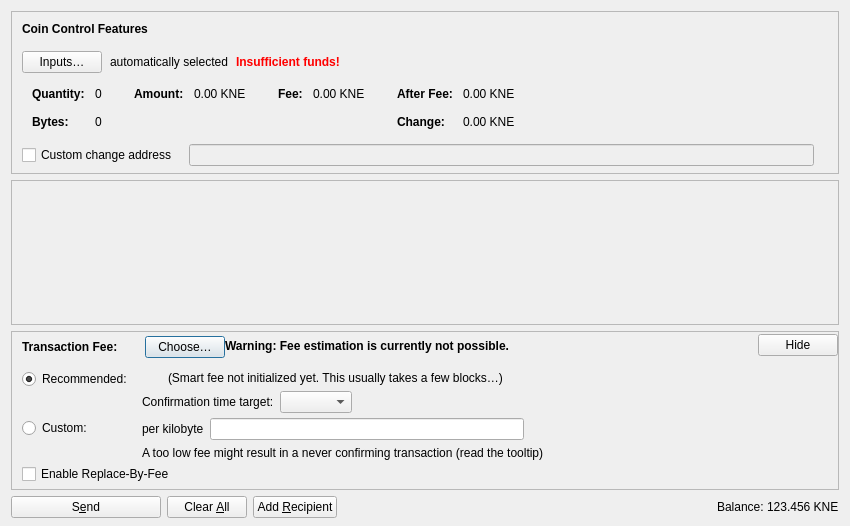
<?xml version="1.0" encoding="UTF-8"?>
<ui version="4.0">
 <class>SendCoinsDialog</class>
 <widget class="QDialog" name="SendCoinsDialog">
  <property name="geometry">
   <rect>
    <x>0</x>
    <y>0</y>
    <width>850</width>
    <height>526</height>
   </rect>
  </property>
  <property name="windowTitle">
   <string>Send Coins</string>
  </property>
  <layout class="QVBoxLayout" name="verticalLayout" stretch="0,1,0,0">
   <property name="bottomMargin">
    <number>8</number>
   </property>
   <item>
    <widget class="QFrame" name="frameCoinControl">
     <property name="sizePolicy">
      <sizepolicy hsizetype="Expanding" vsizetype="Expanding">
       <horstretch>0</horstretch>
       <verstretch>0</verstretch>
      </sizepolicy>
     </property>
     <property name="maximumSize">
      <size>
       <width>16777215</width>
       <height>16777215</height>
      </size>
     </property>
     <property name="frameShape">
      <enum>QFrame::StyledPanel</enum>
     </property>
     <property name="frameShadow">
      <enum>QFrame::Sunken</enum>
     </property>
     <layout class="QVBoxLayout" name="verticalLayoutCoinControl2">
      <property name="spacing">
       <number>0</number>
      </property>
      <property name="leftMargin">
       <number>0</number>
      </property>
      <property name="topMargin">
       <number>0</number>
      </property>
      <property name="rightMargin">
       <number>0</number>
      </property>
      <property name="bottomMargin">
       <number>6</number>
      </property>
      <item>
       <layout class="QVBoxLayout" name="verticalLayoutCoinControl" stretch="0,0,0,0,1">
        <property name="spacing">
         <number>0</number>
        </property>
        <property name="leftMargin">
         <number>10</number>
        </property>
        <property name="topMargin">
         <number>10</number>
        </property>
        <item>
         <layout class="QHBoxLayout" name="horizontalLayoutCoinControl1">
          <property name="bottomMargin">
           <number>15</number>
          </property>
          <item>
           <widget class="QLabel" name="labelCoinControlFeatures">
            <property name="sizePolicy">
             <sizepolicy hsizetype="Preferred" vsizetype="Maximum">
              <horstretch>0</horstretch>
              <verstretch>0</verstretch>
             </sizepolicy>
            </property>
            <property name="font">
             <font>
              <weight>75</weight>
              <bold>true</bold>
             </font>
            </property>
            <property name="styleSheet">
             <string notr="true">font-weight:bold;</string>
            </property>
            <property name="text">
             <string>Coin Control Features</string>
            </property>
           </widget>
          </item>
         </layout>
        </item>
        <item>
         <layout class="QHBoxLayout" name="horizontalLayoutCoinControl2" stretch="0,0,0,0">
          <property name="spacing">
           <number>8</number>
          </property>
          <property name="bottomMargin">
           <number>10</number>
          </property>
          <item>
           <widget class="QPushButton" name="pushButtonCoinControl">
            <property name="styleSheet">
             <string notr="true"/>
            </property>
            <property name="text">
             <string>Inputs…</string>
            </property>
            <property name="autoDefault">
             <bool>false</bool>
            </property>
           </widget>
          </item>
          <item>
           <widget class="QLabel" name="labelCoinControlAutomaticallySelected">
            <property name="text">
             <string>automatically selected</string>
            </property>
            <property name="margin">
             <number>5</number>
            </property>
           </widget>
          </item>
          <item>
           <widget class="QLabel" name="labelCoinControlInsuffFunds">
            <property name="font">
             <font>
              <weight>75</weight>
              <bold>true</bold>
             </font>
            </property>
            <property name="styleSheet">
             <string notr="true">color:red;font-weight:bold;</string>
            </property>
            <property name="text">
             <string>Insufficient funds!</string>
            </property>
            <property name="margin">
             <number>5</number>
            </property>
           </widget>
          </item>
          <item>
           <spacer name="horizontalSpacerCoinControl">
            <property name="orientation">
             <enum>Qt::Horizontal</enum>
            </property>
            <property name="sizeHint" stdset="0">
             <size>
              <width>40</width>
              <height>1</height>
             </size>
            </property>
           </spacer>
          </item>
         </layout>
        </item>
        <item>
         <widget class="QWidget" name="widgetCoinControl" native="true">
          <property name="sizePolicy">
           <sizepolicy hsizetype="Preferred" vsizetype="Preferred">
            <horstretch>0</horstretch>
            <verstretch>0</verstretch>
           </sizepolicy>
          </property>
          <property name="minimumSize">
           <size>
            <width>0</width>
            <height>0</height>
           </size>
          </property>
          <property name="styleSheet">
           <string notr="true"/>
          </property>
          <layout class="QHBoxLayout" name="horizontalLayoutCoinControl5">
           <property name="leftMargin">
            <number>0</number>
           </property>
           <property name="topMargin">
            <number>0</number>
           </property>
           <property name="rightMargin">
            <number>0</number>
           </property>
           <property name="bottomMargin">
            <number>0</number>
           </property>
           <item>
            <layout class="QHBoxLayout" name="horizontalLayoutCoinControl3" stretch="0,0,0,1">
             <property name="spacing">
              <number>20</number>
             </property>
             <property name="topMargin">
              <number>0</number>
             </property>
             <property name="bottomMargin">
              <number>10</number>
             </property>
             <item>
              <layout class="QFormLayout" name="formLayoutCoinControl1">
               <property name="labelAlignment">
                <set>Qt::AlignLeft|Qt::AlignVCenter</set>
               </property>
               <property name="horizontalSpacing">
                <number>10</number>
               </property>
               <property name="verticalSpacing">
                <number>14</number>
               </property>
               <property name="leftMargin">
                <number>10</number>
               </property>
               <property name="topMargin">
                <number>4</number>
               </property>
               <property name="rightMargin">
                <number>6</number>
               </property>
               <item row="0" column="0">
                <widget class="QLabel" name="labelCoinControlQuantityText">
                 <property name="font">
                  <font>
                   <weight>75</weight>
                   <bold>true</bold>
                  </font>
                 </property>
                 <property name="text">
                  <string>Quantity:</string>
                 </property>
                 <property name="margin">
                  <number>0</number>
                 </property>
                </widget>
               </item>
               <item row="0" column="1">
                <widget class="QLabel" name="labelCoinControlQuantity">
                 <property name="cursor">
                  <cursorShape>IBeamCursor</cursorShape>
                 </property>
                 <property name="contextMenuPolicy">
                  <enum>Qt::ActionsContextMenu</enum>
                 </property>
                 <property name="text">
                  <string notr="true">0</string>
                 </property>
                 <property name="margin">
                  <number>0</number>
                 </property>
                 <property name="textInteractionFlags">
                  <set>Qt::LinksAccessibleByMouse|Qt::TextSelectableByKeyboard|Qt::TextSelectableByMouse</set>
                 </property>
                </widget>
               </item>
               <item row="1" column="0">
                <widget class="QLabel" name="labelCoinControlBytesText">
                 <property name="font">
                  <font>
                   <weight>75</weight>
                   <bold>true</bold>
                  </font>
                 </property>
                 <property name="text">
                  <string>Bytes:</string>
                 </property>
                </widget>
               </item>
               <item row="1" column="1">
                <widget class="QLabel" name="labelCoinControlBytes">
                 <property name="cursor">
                  <cursorShape>IBeamCursor</cursorShape>
                 </property>
                 <property name="contextMenuPolicy">
                  <enum>Qt::ActionsContextMenu</enum>
                 </property>
                 <property name="text">
                  <string notr="true">0</string>
                 </property>
                 <property name="textInteractionFlags">
                  <set>Qt::LinksAccessibleByMouse|Qt::TextSelectableByKeyboard|Qt::TextSelectableByMouse</set>
                 </property>
                </widget>
               </item>
              </layout>
             </item>
             <item>
              <layout class="QFormLayout" name="formLayoutCoinControl2">
               <property name="horizontalSpacing">
                <number>10</number>
               </property>
               <property name="verticalSpacing">
                <number>14</number>
               </property>
               <property name="leftMargin">
                <number>6</number>
               </property>
               <property name="topMargin">
                <number>4</number>
               </property>
               <property name="rightMargin">
                <number>6</number>
               </property>
               <item row="0" column="0">
                <widget class="QLabel" name="labelCoinControlAmountText">
                 <property name="font">
                  <font>
                   <weight>75</weight>
                   <bold>true</bold>
                  </font>
                 </property>
                 <property name="text">
                  <string>Amount:</string>
                 </property>
                 <property name="margin">
                  <number>0</number>
                 </property>
                </widget>
               </item>
               <item row="0" column="1">
                <widget class="QLabel" name="labelCoinControlAmount">
                 <property name="cursor">
                  <cursorShape>IBeamCursor</cursorShape>
                 </property>
                 <property name="contextMenuPolicy">
                  <enum>Qt::ActionsContextMenu</enum>
                 </property>
                 <property name="text">
                  <string notr="true">0.00 KNE</string>
                 </property>
                 <property name="textInteractionFlags">
                  <set>Qt::LinksAccessibleByMouse|Qt::TextSelectableByKeyboard|Qt::TextSelectableByMouse</set>
                 </property>
                </widget>
               </item>
              </layout>
             </item>
             <item>
              <layout class="QFormLayout" name="formLayoutCoinControl3">
               <property name="horizontalSpacing">
                <number>10</number>
               </property>
               <property name="verticalSpacing">
                <number>14</number>
               </property>
               <property name="leftMargin">
                <number>6</number>
               </property>
               <property name="topMargin">
                <number>4</number>
               </property>
               <property name="rightMargin">
                <number>6</number>
               </property>
               <item row="0" column="0">
                <widget class="QLabel" name="labelCoinControlFeeText">
                 <property name="font">
                  <font>
                   <weight>75</weight>
                   <bold>true</bold>
                  </font>
                 </property>
                 <property name="text">
                  <string>Fee:</string>
                 </property>
                 <property name="margin">
                  <number>0</number>
                 </property>
                </widget>
               </item>
               <item row="0" column="1">
                <widget class="QLabel" name="labelCoinControlFee">
                 <property name="cursor">
                  <cursorShape>IBeamCursor</cursorShape>
                 </property>
                 <property name="contextMenuPolicy">
                  <enum>Qt::ActionsContextMenu</enum>
                 </property>
                 <property name="text">
                  <string notr="true">0.00 KNE</string>
                 </property>
                 <property name="textInteractionFlags">
                  <set>Qt::LinksAccessibleByMouse|Qt::TextSelectableByKeyboard|Qt::TextSelectableByMouse</set>
                 </property>
                </widget>
               </item>
              </layout>
             </item>
             <item>
              <layout class="QFormLayout" name="formLayoutCoinControl4">
               <property name="labelAlignment">
                <set>Qt::AlignLeft|Qt::AlignVCenter</set>
               </property>
               <property name="horizontalSpacing">
                <number>10</number>
               </property>
               <property name="verticalSpacing">
                <number>14</number>
               </property>
               <property name="leftMargin">
                <number>6</number>
               </property>
               <property name="topMargin">
                <number>4</number>
               </property>
               <property name="rightMargin">
                <number>6</number>
               </property>
               <item row="0" column="0">
                <widget class="QLabel" name="labelCoinControlAfterFeeText">
                 <property name="font">
                  <font>
                   <weight>75</weight>
                   <bold>true</bold>
                  </font>
                 </property>
                 <property name="text">
                  <string>After Fee:</string>
                 </property>
                 <property name="margin">
                  <number>0</number>
                 </property>
                </widget>
               </item>
               <item row="0" column="1">
                <widget class="QLabel" name="labelCoinControlAfterFee">
                 <property name="cursor">
                  <cursorShape>IBeamCursor</cursorShape>
                 </property>
                 <property name="contextMenuPolicy">
                  <enum>Qt::ActionsContextMenu</enum>
                 </property>
                 <property name="text">
                  <string notr="true">0.00 KNE</string>
                 </property>
                 <property name="textInteractionFlags">
                  <set>Qt::LinksAccessibleByMouse|Qt::TextSelectableByKeyboard|Qt::TextSelectableByMouse</set>
                 </property>
                </widget>
               </item>
               <item row="1" column="0">
                <widget class="QLabel" name="labelCoinControlChangeText">
                 <property name="font">
                  <font>
                   <weight>75</weight>
                   <bold>true</bold>
                  </font>
                 </property>
                 <property name="text">
                  <string>Change:</string>
                 </property>
                </widget>
               </item>
               <item row="1" column="1">
                <widget class="QLabel" name="labelCoinControlChange">
                 <property name="cursor">
                  <cursorShape>IBeamCursor</cursorShape>
                 </property>
                 <property name="contextMenuPolicy">
                  <enum>Qt::ActionsContextMenu</enum>
                 </property>
                 <property name="text">
                  <string notr="true">0.00 KNE</string>
                 </property>
                 <property name="textInteractionFlags">
                  <set>Qt::LinksAccessibleByMouse|Qt::TextSelectableByKeyboard|Qt::TextSelectableByMouse</set>
                 </property>
                </widget>
               </item>
              </layout>
             </item>
            </layout>
           </item>
          </layout>
         </widget>
        </item>
        <item>
         <layout class="QHBoxLayout" name="horizontalLayoutCoinControl4" stretch="0,0,0">
          <property name="spacing">
           <number>12</number>
          </property>
          <property name="sizeConstraint">
           <enum>QLayout::SetDefaultConstraint</enum>
          </property>
          <property name="topMargin">
           <number>5</number>
          </property>
          <property name="rightMargin">
           <number>5</number>
          </property>
          <item>
           <widget class="QCheckBox" name="checkBoxCoinControlChange">
            <property name="toolTip">
             <string>If this is activated, but the change address is empty or invalid, change will be sent to a newly generated address.</string>
            </property>
            <property name="text">
             <string>Custom change address</string>
            </property>
           </widget>
          </item>
          <item>
           <widget class="QValidatedLineEdit" name="lineEditCoinControlChange">
            <property name="enabled">
             <bool>false</bool>
            </property>
            <property name="sizePolicy">
             <sizepolicy hsizetype="Expanding" vsizetype="Fixed">
              <horstretch>0</horstretch>
              <verstretch>0</verstretch>
             </sizepolicy>
            </property>
           </widget>
          </item>
          <item>
           <widget class="QLabel" name="labelCoinControlChangeLabel">
            <property name="sizePolicy">
             <sizepolicy hsizetype="Preferred" vsizetype="Expanding">
              <horstretch>0</horstretch>
              <verstretch>0</verstretch>
             </sizepolicy>
            </property>
            <property name="minimumSize">
             <size>
              <width>0</width>
              <height>0</height>
             </size>
            </property>
            <property name="text">
             <string/>
            </property>
            <property name="margin">
             <number>3</number>
            </property>
           </widget>
          </item>
         </layout>
        </item>
        <item>
         <spacer name="verticalSpacerCoinControl">
          <property name="orientation">
           <enum>Qt::Vertical</enum>
          </property>
          <property name="sizeHint" stdset="0">
           <size>
            <width>800</width>
            <height>1</height>
           </size>
          </property>
         </spacer>
        </item>
       </layout>
      </item>
     </layout>
    </widget>
   </item>
   <item>
    <widget class="QScrollArea" name="scrollArea">
     <property name="widgetResizable">
      <bool>true</bool>
     </property>
     <widget class="QWidget" name="scrollAreaWidgetContents">
      <property name="geometry">
       <rect>
        <x>0</x>
        <y>0</y>
        <width>830</width>
        <height>104</height>
       </rect>
      </property>
      <layout class="QVBoxLayout" name="verticalLayout_2" stretch="0,1">
       <property name="leftMargin">
        <number>0</number>
       </property>
       <property name="topMargin">
        <number>0</number>
       </property>
       <property name="rightMargin">
        <number>0</number>
       </property>
       <property name="bottomMargin">
        <number>0</number>
       </property>
       <item>
        <layout class="QVBoxLayout" name="entries">
         <property name="spacing">
          <number>6</number>
         </property>
        </layout>
       </item>
       <item>
        <spacer name="verticalSpacer">
         <property name="orientation">
          <enum>Qt::Vertical</enum>
         </property>
         <property name="sizeHint" stdset="0">
          <size>
           <width>20</width>
           <height>40</height>
          </size>
         </property>
        </spacer>
       </item>
      </layout>
     </widget>
    </widget>
   </item>
   <item>
    <widget class="QFrame" name="frameFee">
     <property name="sizePolicy">
      <sizepolicy hsizetype="Expanding" vsizetype="Expanding">
       <horstretch>0</horstretch>
       <verstretch>0</verstretch>
      </sizepolicy>
     </property>
     <property name="maximumSize">
      <size>
       <width>16777215</width>
       <height>16777215</height>
      </size>
     </property>
     <property name="frameShape">
      <enum>QFrame::StyledPanel</enum>
     </property>
     <property name="frameShadow">
      <enum>QFrame::Sunken</enum>
     </property>
     <layout class="QVBoxLayout" name="verticalLayoutFee1">
      <property name="spacing">
       <number>0</number>
      </property>
      <property name="leftMargin">
       <number>0</number>
      </property>
      <property name="topMargin">
       <number>0</number>
      </property>
      <property name="rightMargin">
       <number>0</number>
      </property>
      <property name="bottomMargin">
       <number>0</number>
      </property>
      <item>
       <layout class="QVBoxLayout" name="verticalLayoutFee2" stretch="0,0,0">
        <property name="spacing">
         <number>0</number>
        </property>
        <property name="leftMargin">
         <number>10</number>
        </property>
        <property name="topMargin">
         <number>0</number>
        </property>
        <item>
         <layout class="QHBoxLayout" name="horizontalLayoutFee1">
          <property name="bottomMargin">
           <number>0</number>
          </property>
          <item>
           <layout class="QVBoxLayout" name="verticalLayoutFee7">
            <property name="spacing">
             <number>0</number>
            </property>
            <item>
             <spacer name="verticalSpacerSmartFee">
              <property name="orientation">
               <enum>Qt::Vertical</enum>
              </property>
              <property name="sizeType">
               <enum>QSizePolicy::Fixed</enum>
              </property>
              <property name="sizeHint" stdset="0">
               <size>
                <width>1</width>
                <height>4</height>
               </size>
              </property>
             </spacer>
            </item>
            <item>
             <layout class="QHBoxLayout" name="horizontalLayoutSmartFee">
              <property name="spacing">
               <number>10</number>
              </property>
              <item>
               <widget class="QLabel" name="labelFeeHeadline">
                <property name="sizePolicy">
                 <sizepolicy hsizetype="Preferred" vsizetype="Maximum">
                  <horstretch>0</horstretch>
                  <verstretch>0</verstretch>
                 </sizepolicy>
                </property>
                <property name="font">
                 <font>
                  <weight>75</weight>
                  <bold>true</bold>
                 </font>
                </property>
                <property name="styleSheet">
                 <string notr="true">font-weight:bold;</string>
                </property>
                <property name="text">
                 <string>Transaction Fee:</string>
                </property>
               </widget>
              </item>
              <item>
               <widget class="QLabel" name="labelFeeMinimized">
                <property name="text">
                 <string/>
                </property>
               </widget>
              </item>
              <item>
               <widget class="QPushButton" name="buttonChooseFee">
                <property name="text">
                 <string>Choose…</string>
                </property>
               </widget>
              </item>
             </layout>
            </item>
            <item>
             <spacer name="verticalSpacer_5">
              <property name="orientation">
               <enum>Qt::Vertical</enum>
              </property>
              <property name="sizeHint" stdset="0">
               <size>
                <width>1</width>
                <height>1</height>
               </size>
              </property>
             </spacer>
            </item>
           </layout>
          </item>
          <item>
           <widget class="QLabel" name="fallbackFeeWarningLabel">
            <property name="toolTip">
             <string>Using the fallbackfee can result in sending a transaction that will take several hours or days (or never) to confirm. Consider choosing your fee manually or wait until you have validated the complete chain.</string>
            </property>
            <property name="font">
            <font>
                <weight>75</weight>
                <bold>true</bold>
            </font>
            </property>
            <property name="text">
             <string>Warning: Fee estimation is currently not possible.</string>
            </property>
            <property name="wordWrap">
             <bool>false</bool>
            </property>
           </widget>
          </item>
          <item>
           <spacer name="horizontalSpacer_4">
            <property name="orientation">
             <enum>Qt::Horizontal</enum>
            </property>
            <property name="sizeType">
             <enum>QSizePolicy::MinimumExpanding</enum>
            </property>
            <property name="sizeHint" stdset="0">
             <size>
              <width>40</width>
              <height>20</height>
             </size>
            </property>
           </spacer>
          </item>
          <item>
           <widget class="QPushButton" name="buttonMinimizeFee">
            <property name="toolTip">
             <string>Hide transaction fee settings</string>
            </property>
            <property name="text">
             <string>Hide</string>
            </property>
           </widget>
          </item>
         </layout>
        </item>
        <item>
         <widget class="QFrame" name="frameFeeSelection">
          <layout class="QVBoxLayout" name="verticalLayoutFee12">
           <property name="spacing">
            <number>0</number>
           </property>
           <property name="leftMargin">
            <number>0</number>
           </property>
           <property name="topMargin">
            <number>0</number>
           </property>
           <property name="rightMargin">
            <number>0</number>
           </property>
           <property name="bottomMargin">
            <number>0</number>
           </property>
           <item>
            <layout class="QGridLayout" name="gridLayoutFee">
             <property name="topMargin">
              <number>10</number>
             </property>
             <property name="bottomMargin">
              <number>4</number>
             </property>
             <property name="horizontalSpacing">
              <number>10</number>
             </property>
             <property name="verticalSpacing">
              <number>4</number>
             </property>
             <item row="1" column="1">
              <layout class="QVBoxLayout" name="verticalLayoutFee8">
               <property name="spacing">
                <number>6</number>
               </property>
               <item>
                <layout class="QHBoxLayout" name="horizontalLayoutFee13">
                 <item>
                  <widget class="QLabel" name="labelCustomPerKilobyte">
                   <property name="toolTip">
                    <string>Specify a custom fee per kB (1,000 bytes) of the transaction's virtual size.

Note:  Since the fee is calculated on a per-byte basis, a fee rate of "100 KNE atomic units per kvB" for a transaction size of 500 virtual bytes (half of 1 kvB) would ultimately yield a fee of only 50 KNE atomic units.</string>
                   </property>
                   <property name="text">
                    <string>per kilobyte</string>
                   </property>
                  </widget>
                 </item>
                 <item>
                  <widget class="BitcoinAmountField" name="customFee"/>
                 </item>
                 <item>
                  <spacer name="horizontalSpacer_6">
                   <property name="orientation">
                    <enum>Qt::Horizontal</enum>
                   </property>
                   <property name="sizeHint" stdset="0">
                    <size>
                     <width>1</width>
                     <height>1</height>
                    </size>
                   </property>
                  </spacer>
                 </item>
                </layout>
               </item>
               <item>
                <layout class="QHBoxLayout" name="horizontalLayoutFee8">
                 <item>
                  <widget class="QLabel" name="labelCustomFeeWarning">
                   <property name="enabled">
                    <bool>true</bool>
                   </property>
                   <property name="toolTip">
                    <string>When there is less transaction volume than space in the blocks, miners as well as relaying nodes may enforce a minimum fee. Paying only this minimum fee is just fine, but be aware that this can result in a never confirming transaction once there is more demand for Kronein transactions than the network can process.</string>
                   </property>
                   <property name="text">
                    <string>A too low fee might result in a never confirming transaction (read the tooltip)</string>
                   </property>
                  </widget>
                 </item>
                 <item>
                  <spacer name="horizontalSpacer_2">
                   <property name="orientation">
                    <enum>Qt::Horizontal</enum>
                   </property>
                   <property name="sizeHint" stdset="0">
                    <size>
                     <width>1</width>
                     <height>1</height>
                    </size>
                   </property>
                  </spacer>
                 </item>
                </layout>
               </item>
              </layout>
             </item>
             <item row="0" column="0">
              <layout class="QVBoxLayout" name="verticalLayoutFee4" stretch="0,1">
               <item>
                <widget class="QRadioButton" name="radioSmartFee">
                 <property name="text">
                  <string>Recommended:</string>
                 </property>
                 <property name="checked">
                  <bool>true</bool>
                 </property>
                 <attribute name="buttonGroup">
                  <string notr="true">groupFee</string>
                 </attribute>
                </widget>
               </item>
               <item>
                <spacer name="verticalSpacer_2">
                 <property name="orientation">
                  <enum>Qt::Vertical</enum>
                 </property>
                 <property name="sizeHint" stdset="0">
                  <size>
                   <width>1</width>
                   <height>1</height>
                  </size>
                 </property>
                </spacer>
               </item>
              </layout>
             </item>
             <item row="1" column="0">
              <layout class="QVBoxLayout" name="verticalLayoutFee9" stretch="0,1">
               <item>
                <widget class="QRadioButton" name="radioCustomFee">
                 <property name="text">
                  <string>Custom:</string>
                 </property>
                 <attribute name="buttonGroup">
                  <string notr="true">groupFee</string>
                 </attribute>
                </widget>
               </item>
               <item>
                <spacer name="verticalSpacer_6">
                 <property name="orientation">
                  <enum>Qt::Vertical</enum>
                 </property>
                 <property name="sizeHint" stdset="0">
                  <size>
                   <width>1</width>
                   <height>1</height>
                  </size>
                 </property>
                </spacer>
               </item>
              </layout>
             </item>
             <item row="0" column="1">
              <layout class="QVBoxLayout" name="verticalLayoutFee3" stretch="0,0,1">
               <property name="spacing">
                <number>6</number>
               </property>
               <property name="topMargin">
                <number>2</number>
               </property>
               <item>
                <layout class="QHBoxLayout" name="horizontalLayoutFee12">
                 <item>
                  <widget class="QLabel" name="labelSmartFee">
                   <property name="text">
                    <string/>
                   </property>
                  </widget>
                 </item>
                 <item>
                  <widget class="QLabel" name="labelFeeEstimation">
                   <property name="text">
                    <string/>
                   </property>
                  </widget>
                 </item>
                 <item>
                  <widget class="QLabel" name="labelSmartFee2">
                   <property name="text">
                    <string>(Smart fee not initialized yet. This usually takes a few blocks…)</string>
                   </property>
                  </widget>
                 </item>
                 <item>
                  <spacer name="horizontalSpacer_5">
                   <property name="orientation">
                    <enum>Qt::Horizontal</enum>
                   </property>
                   <property name="sizeHint" stdset="0">
                    <size>
                     <width>1</width>
                     <height>1</height>
                    </size>
                   </property>
                  </spacer>
                 </item>
                </layout>
               </item>
               <item>
                <layout class="QHBoxLayout" name="horizontalLayoutFee9">
                 <item>
                  <layout class="QVBoxLayout" name="verticalLayoutFee6">
                   <item>
                    <widget class="QLabel" name="labelSmartFee3">
                     <property name="text">
                      <string>Confirmation time target:</string>
                     </property>
                    </widget>
                   </item>
                  </layout>
                 </item>
                 <item>
                  <layout class="QVBoxLayout" name="verticalLayoutFee5">
                   <property name="rightMargin">
                    <number>30</number>
                   </property>
                   <item>
                    <layout class="QHBoxLayout" name="horizontalLayoutConfTarget">
                     <property name="bottomMargin">
                      <number>0</number>
                     </property>
                     <item>
                      <widget class="QComboBox" name="confTargetSelector"/>
                     </item>
                     <item>
                      <spacer name="horizontalSpacerConfTarget">
                       <property name="orientation">
                        <enum>Qt::Horizontal</enum>
                       </property>
                       <property name="sizeHint" stdset="0">
                        <size>
                         <width>40</width>
                         <height>20</height>
                        </size>
                       </property>
                      </spacer>
                     </item>
                    </layout>
                   </item>
                  </layout>
                 </item>
                </layout>
               </item>
               <item>
                <spacer name="verticalSpacer_4">
                 <property name="orientation">
                  <enum>Qt::Vertical</enum>
                 </property>
                 <property name="sizeHint" stdset="0">
                  <size>
                   <width>1</width>
                   <height>1</height>
                  </size>
                 </property>
                </spacer>
               </item>
              </layout>
             </item>
            </layout>
           </item>
           <item>
            <widget class="QCheckBox" name="optInRBF">
             <property name="text">
              <string>Enable Replace-By-Fee</string>
             </property>
             <property name="toolTip">
              <string>With Replace-By-Fee (BIP-125) you can increase a transaction's fee after it is sent. Without this, a higher fee may be recommended to compensate for increased transaction delay risk.</string>
             </property>
            </widget>
           </item>
          </layout>
         </widget>
        </item>
        <item>
         <spacer name="verticalSpacerFee">
          <property name="orientation">
           <enum>Qt::Vertical</enum>
          </property>
          <property name="sizeHint" stdset="0">
           <size>
            <width>40</width>
            <height>5</height>
           </size>
          </property>
         </spacer>
        </item>
       </layout>
      </item>
     </layout>
    </widget>
   </item>
   <item>
    <layout class="QHBoxLayout" name="horizontalLayout">
     <item>
      <widget class="QPushButton" name="sendButton">
       <property name="minimumSize">
        <size>
         <width>150</width>
         <height>0</height>
        </size>
       </property>
       <property name="toolTip">
        <string>Confirm the send action</string>
       </property>
       <property name="text">
        <string>S&amp;end</string>
       </property>
       <property name="icon">
        <iconset resource="../bitcoin.qrc">
         <normaloff>:/icons/send</normaloff>:/icons/send</iconset>
       </property>
       <property name="autoDefault">
        <bool>false</bool>
       </property>
       <property name="default">
        <bool>false</bool>
       </property>
      </widget>
     </item>
     <item>
      <widget class="QPushButton" name="clearButton">
       <property name="sizePolicy">
        <sizepolicy hsizetype="Minimum" vsizetype="Fixed">
         <horstretch>0</horstretch>
         <verstretch>0</verstretch>
        </sizepolicy>
       </property>
       <property name="toolTip">
        <string>Clear all fields of the form.</string>
       </property>
       <property name="text">
        <string>Clear &amp;All</string>
       </property>
       <property name="icon">
        <iconset resource="../bitcoin.qrc">
         <normaloff>:/icons/remove</normaloff>:/icons/remove</iconset>
       </property>
       <property name="autoDefault">
        <bool>false</bool>
       </property>
      </widget>
     </item>
     <item>
      <widget class="QPushButton" name="addButton">
       <property name="toolTip">
        <string>Send to multiple recipients at once</string>
       </property>
       <property name="text">
        <string>Add &amp;Recipient</string>
       </property>
       <property name="icon">
        <iconset resource="../bitcoin.qrc">
         <normaloff>:/icons/add</normaloff>:/icons/add</iconset>
       </property>
       <property name="autoDefault">
        <bool>false</bool>
       </property>
      </widget>
     </item>
     <item>
      <spacer name="horizontalSpacer">
       <property name="orientation">
        <enum>Qt::Horizontal</enum>
       </property>
       <property name="sizeHint" stdset="0">
        <size>
         <width>40</width>
         <height>20</height>
        </size>
       </property>
      </spacer>
     </item>
     <item>
      <layout class="QHBoxLayout" name="horizontalLayout_2">
       <property name="spacing">
        <number>3</number>
       </property>
       <item>
        <widget class="QLabel" name="labelBalanceName">
         <property name="sizePolicy">
          <sizepolicy hsizetype="Preferred" vsizetype="Fixed">
           <horstretch>0</horstretch>
           <verstretch>0</verstretch>
          </sizepolicy>
         </property>
         <property name="text">
          <string>Balance:</string>
         </property>
        </widget>
       </item>
       <item>
        <widget class="QLabel" name="labelBalance">
         <property name="sizePolicy">
          <sizepolicy hsizetype="Preferred" vsizetype="Fixed">
           <horstretch>0</horstretch>
           <verstretch>0</verstretch>
          </sizepolicy>
         </property>
         <property name="cursor">
          <cursorShape>IBeamCursor</cursorShape>
         </property>
         <property name="text">
          <string notr="true">123.456 KNE</string>
         </property>
         <property name="textInteractionFlags">
          <set>Qt::LinksAccessibleByMouse|Qt::TextSelectableByKeyboard|Qt::TextSelectableByMouse</set>
         </property>
        </widget>
       </item>
      </layout>
     </item>
    </layout>
   </item>
  </layout>
 </widget>
 <customwidgets>
  <customwidget>
   <class>QValidatedLineEdit</class>
   <extends>QLineEdit</extends>
   <header>qt/qvalidatedlineedit.h</header>
  </customwidget>
  <customwidget>
   <class>BitcoinAmountField</class>
   <extends>QLineEdit</extends>
   <header>qt/bitcoinamountfield.h</header>
   <container>1</container>
  </customwidget>
 </customwidgets>
 <resources>
  <include location="../bitcoin.qrc"/>
 </resources>
 <connections/>
 <buttongroups>
  <buttongroup name="groupFee"/>
 </buttongroups>
</ui>
